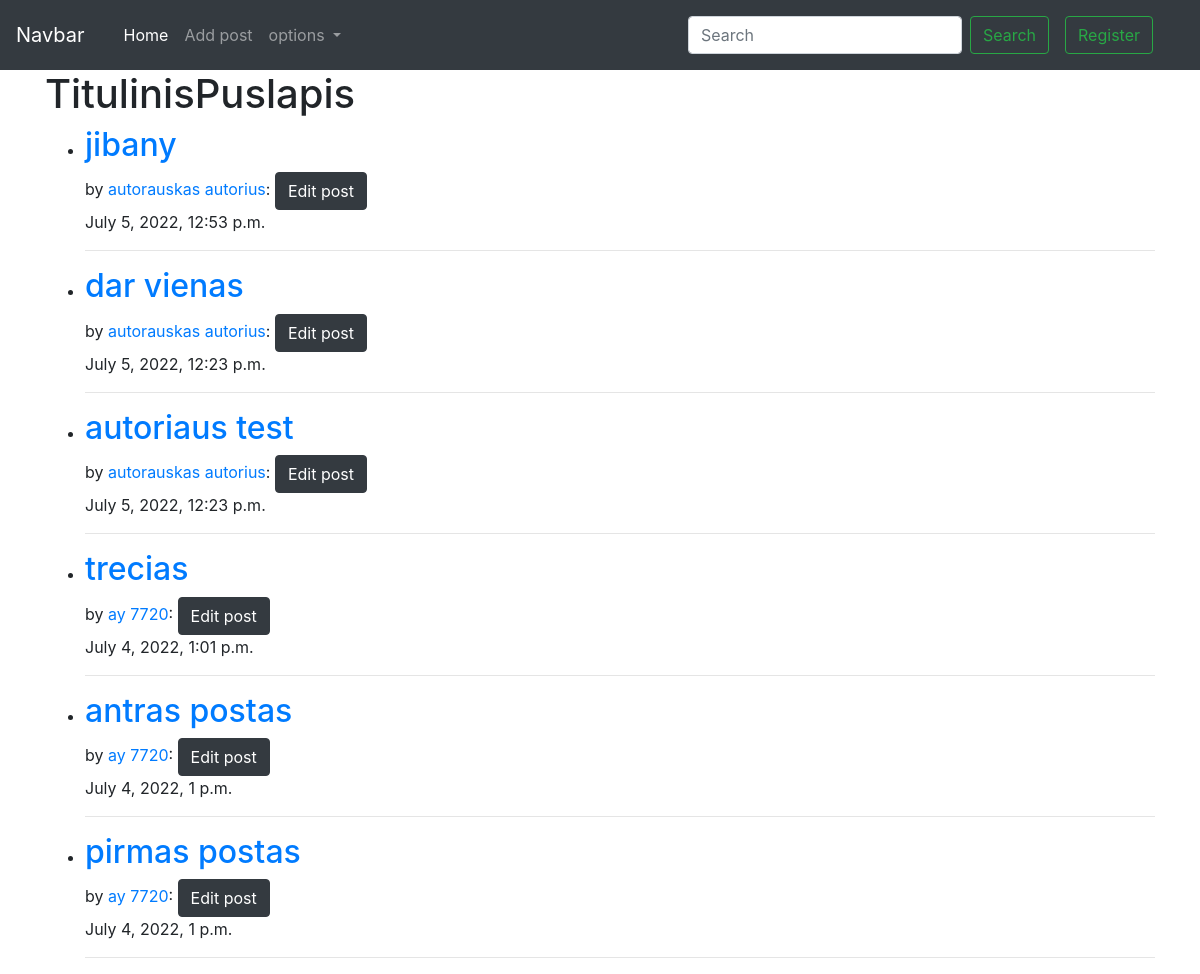
The app's page /, older data.
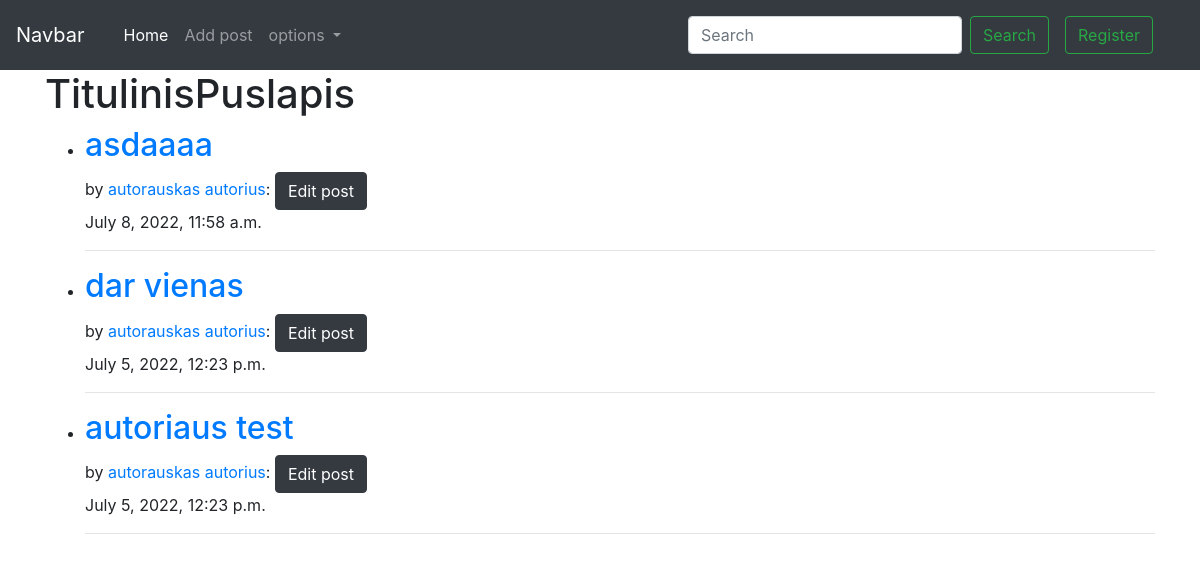
The same page, newer data.
### CCiongo/models.py (models this page shows, shortened)
class Puslapis(models.Model):
    title = models.CharField(max_length=200)
    author = models.ForeignKey('Author', on_delete=models.SET_NULL, null=True)
    tag = models.ManyToManyField(Tagg, related_name='posts')
    content = models.TextField()
    date_created = models.DateTimeField(auto_now_add=True ,null =True)

class Author(models.Model):
    first_name = models.CharField('Vardas', max_length=100)
    last_name = models.CharField('Pavardė', max_length=100)
    description = HTMLField()
    def __str__(self):
        return f'{self.last_name} {self.first_name}'
    class Meta:
        verbose_name = 'Author'
        verbose_name_plural = 'Authors'

### CCiongo/views.py (the view)
# urls.py: path('', HomeView.as_view(), name="home"),
class HomeView(ListView):
    model = Puslapis
    template_name = 'home.html'
    ordering = ['-id']

### CCiongo/templates/home.html
{% extends 'base.html' %}
{% block content %}
<div>
    <h1>TitulinisPuslapis</h1>
    <ul>
    {% for post in object_list %}
        <li><a class="navbar-link" href="{% url 'blog' post.pk %}"><strong><h2>{{ post.title }}</h2></strong></a> by
        <a href="{% url 'author' post.author.id %}">{{ post.author }}</a>: <small><a href="{% url 'update_post' post.pk %}"><button class="btn btn-dark">Edit post</button></a></small></li>
        {{ post.date_created }}<hr>
    {% endfor %}
    </ul>
</div>
{% endblock %}

### CCiongo/templates/base.html (shortened to what this page needs)
<!doctype html>
<html lang="en">
  <head>
    <link rel="stylesheet" href="https://cdn.jsdelivr.net/npm/bootstrap@4.4.1/dist/css/bootstrap.min.css">
    <nav class="navbar navbar-expand-lg navbar-dark bg-dark">
        <a class="navbar-brand" href="#">Navbar</a>
          <div class="container">
            <div class="collapse navbar-collapse" id="navbarSupportedContent">
              <ul class="navbar-nav mr-auto">
                <li class="nav-item active">
                  <a class="nav-link" href="{% url 'home' %}">Home <span class="sr-only">(current)</span></a>
                </li>
                <li class="nav-item">
                  <a class="nav-link" href="{% url 'addpost' %}">Add post</a>
                </li>
                <li class="nav-item dropdown">
                  <a class="nav-link dropdown-toggle" href="#" id="navbarDropdown" role="button" data-toggle="dropdown" aria-haspopup="true" aria-expanded="false">
                    options
                  </a>
                </li>
              </ul>
              <form class="form-inline my-2 my-lg-0">
                <input class="form-control mr-sm-2" type="search" placeholder="Search" aria-label="Search">
                <button class="btn btn-outline-success my-2 my-sm-0" type="submit">Search</button>
                <a class="nav-link " href="{% url 'register' %}" tabindex="1" ><button class="btn btn-outline-success my-2 my-sm-0" type="submit">Register</button></a>
              </form>
            </div>
          </div>
      </nav>
<div class = 'container'>
{% block content %}
{% endblock %}
</div>
  </body>
</html>

Row changes from the older to the newer data that the page shows:
removed Puslapis: title "jibany", author "autorauskas autorius", date_created "July 5, 2022, 12:53 p.m."
removed Puslapis: title "trecias", author "ay 7720", date_created "July 4, 2022, 1:01 p.m."
removed Puslapis: title "antras postas", author "ay 7720", date_created "July 4, 2022, 1 p.m."
removed Puslapis: title "pirmas postas", author "ay 7720", date_created "July 4, 2022, 1 p.m."
added Puslapis: title "asdaaaa", author "autorauskas autorius", date_created "July 8, 2022, 11:58 a.m."
